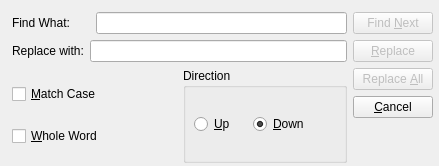
<?xml version="1.0" encoding="UTF-8"?>
<ui version="4.0">
 <class>ReplaceDialog</class>
 <widget class="QDialog" name="ReplaceDialog">
  <property name="geometry">
   <rect>
    <x>0</x>
    <y>0</y>
    <width>439</width>
    <height>166</height>
   </rect>
  </property>
  <property name="maximumSize">
   <size>
    <width>439</width>
    <height>166</height>
   </size>
  </property>
  <property name="windowTitle">
   <string>Replace</string>
  </property>
  <widget class="QWidget" name="layoutWidget">
   <property name="geometry">
    <rect>
     <x>12</x>
     <y>12</y>
     <width>421</width>
     <height>151</height>
    </rect>
   </property>
   <layout class="QHBoxLayout" name="horizontalLayout_5">
    <item>
     <layout class="QVBoxLayout" name="verticalLayout_3">
      <item>
       <layout class="QHBoxLayout" name="horizontalLayout">
        <item>
         <widget class="QLabel" name="label">
          <property name="sizePolicy">
           <sizepolicy hsizetype="Preferred" vsizetype="Fixed">
            <horstretch>0</horstretch>
            <verstretch>0</verstretch>
           </sizepolicy>
          </property>
          <property name="text">
           <string>Find What:      </string>
          </property>
         </widget>
        </item>
        <item>
         <widget class="QLineEdit" name="lineEditSearch"/>
        </item>
       </layout>
      </item>
      <item>
       <layout class="QHBoxLayout" name="horizontalLayout_2">
        <item>
         <widget class="QLabel" name="label_2">
          <property name="sizePolicy">
           <sizepolicy hsizetype="Preferred" vsizetype="Fixed">
            <horstretch>0</horstretch>
            <verstretch>0</verstretch>
           </sizepolicy>
          </property>
          <property name="text">
           <string>Replace with:</string>
          </property>
         </widget>
        </item>
        <item>
         <widget class="QLineEdit" name="lineEditReplace"/>
        </item>
       </layout>
      </item>
      <item>
       <layout class="QHBoxLayout" name="horizontalLayout_3">
        <item>
         <layout class="QVBoxLayout" name="verticalLayout">
          <item>
           <widget class="QCheckBox" name="checkBoxMatchCase">
            <property name="layoutDirection">
             <enum>Qt::LeftToRight</enum>
            </property>
            <property name="text">
             <string>&amp;Match Case</string>
            </property>
           </widget>
          </item>
          <item>
           <widget class="QCheckBox" name="checkBoxWholeWord">
            <property name="text">
             <string>&amp;Whole Word</string>
            </property>
           </widget>
          </item>
         </layout>
        </item>
        <item>
         <widget class="QGroupBox" name="groupBox">
          <property name="sizePolicy">
           <sizepolicy hsizetype="Preferred" vsizetype="Preferred">
            <horstretch>0</horstretch>
            <verstretch>0</verstretch>
           </sizepolicy>
          </property>
          <property name="title">
           <string>Direction</string>
          </property>
          <widget class="QWidget" name="layoutWidget_2">
           <property name="geometry">
            <rect>
             <x>11</x>
             <y>41</y>
             <width>118</width>
             <height>30</height>
            </rect>
           </property>
           <layout class="QHBoxLayout" name="horizontalLayout_4">
            <property name="spacing">
             <number>0</number>
            </property>
            <item>
             <widget class="QRadioButton" name="radioButtonUp">
              <property name="text">
               <string>&amp;Up</string>
              </property>
              <property name="checked">
               <bool>false</bool>
              </property>
             </widget>
            </item>
            <item>
             <widget class="QRadioButton" name="radioButtonDown">
              <property name="text">
               <string>&amp;Down</string>
              </property>
              <property name="checked">
               <bool>true</bool>
              </property>
             </widget>
            </item>
           </layout>
          </widget>
         </widget>
        </item>
       </layout>
      </item>
     </layout>
    </item>
    <item>
     <layout class="QVBoxLayout" name="verticalLayout_2">
      <item>
       <widget class="QPushButton" name="pushButtonFindNext">
        <property name="enabled">
         <bool>false</bool>
        </property>
        <property name="sizePolicy">
         <sizepolicy hsizetype="Preferred" vsizetype="Fixed">
          <horstretch>0</horstretch>
          <verstretch>0</verstretch>
         </sizepolicy>
        </property>
        <property name="text">
         <string>Find &amp;Next</string>
        </property>
        <property name="icon">
         <iconset resource="resources.qrc">
          <normaloff>:/icon/resources/icons/icons8-binoculars-80.png</normaloff>:/icon/resources/icons/icons8-binoculars-80.png</iconset>
        </property>
       </widget>
      </item>
      <item>
       <widget class="QPushButton" name="pushButtonReplace">
        <property name="enabled">
         <bool>false</bool>
        </property>
        <property name="sizePolicy">
         <sizepolicy hsizetype="Preferred" vsizetype="Fixed">
          <horstretch>0</horstretch>
          <verstretch>0</verstretch>
         </sizepolicy>
        </property>
        <property name="text">
         <string>&amp;Replace</string>
        </property>
        <property name="icon">
         <iconset resource="resources.qrc">
          <normaloff>:/icon/resources/icons/icons8-replace-filled-50.png</normaloff>:/icon/resources/icons/icons8-replace-filled-50.png</iconset>
        </property>
       </widget>
      </item>
      <item>
       <widget class="QPushButton" name="pushButtonReplaceAll">
        <property name="enabled">
         <bool>false</bool>
        </property>
        <property name="sizePolicy">
         <sizepolicy hsizetype="Preferred" vsizetype="Fixed">
          <horstretch>0</horstretch>
          <verstretch>0</verstretch>
         </sizepolicy>
        </property>
        <property name="text">
         <string>Replace &amp;All</string>
        </property>
       </widget>
      </item>
      <item>
       <widget class="QPushButton" name="pushButtonCancel">
        <property name="text">
         <string>&amp;Cancel</string>
        </property>
        <property name="icon">
         <iconset resource="resources.qrc">
          <normaloff>:/icon/resources/icons/icons8-cancel-filled-50.png</normaloff>:/icon/resources/icons/icons8-cancel-filled-50.png</iconset>
        </property>
       </widget>
      </item>
      <item>
       <widget class="QLabel" name="label_3">
        <property name="text">
         <string/>
        </property>
       </widget>
      </item>
     </layout>
    </item>
   </layout>
  </widget>
 </widget>
 <resources>
  <include location="resources.qrc"/>
 </resources>
 <connections/>
</ui>
